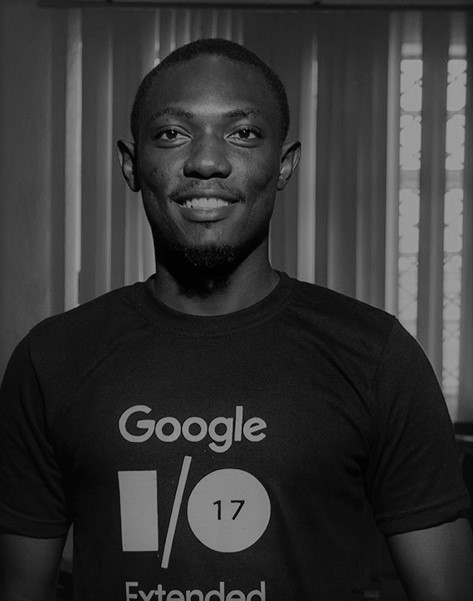
#> input picture images/lv.jpg, 473 x 601 px
$ python detectFaceEye.py
#> lines starting #> are read from the running program, lines starting #| are printed output that depends on the picture; after the words box and inside, x2 and y2 are one past the last pixel; in counts of white or black regions, pixels touching at a corner belong together
import cv2

face_classifier = cv2.CascadeClassifier('haar/haarcascade_frontalface_default.xml')
eye_classifier = cv2.CascadeClassifier('haar/haarcascade_eye.xml')
image = cv2.imread("images/lv.jpg")
#> image is the input picture: shape (601, 473, 3); min 0, max 164, mean 51.7

gray = cv2.cvtColor(image, cv2.COLOR_BGR2GRAY)

faces = face_classifier.detectMultiScale(gray, 1.3, 5)
#> faces = [[182, 467, 89, 89], [126, 70, 163, 163]]

if faces is ():
    print("No face found")

for(x,y,w,h) in faces:
    cv2.rectangle(image, (x,y), (x+w, y+h), (127,25,155), 2)
    #cv2.imshow("Face n Eye", image)
    #cv2.waitKey(0)

    #finding eyes within region of interest
    roi_gray = gray[y:y+h, x:x+w]
    roi_color = image[y:y+h, x:x+w]

    eyes = eye_classifier.detectMultiScale(roi_gray)

    for(ex,ey,ew,eh) in eyes:
        cv2.rectangle(roi_color,(ex, ey), (ex+ew, ey+eh), (255, 255, 0), 2)
        print("x "+ str(ex) +" y "+ str(ey) +" w "+str(ew)+" h "+str(eh))
        cX, cY = int(ex+ew/2), int(ey+eh/2)
        #print("WidthC " + str(cX) + " HeightC " + str(cY))
        cv2.circle(roi_color,(cX, cY), eh, (125,75,62), 4)
        cv2.imshow('Eyes', image)
        cv2.waitKey(0)
        cv2.imwrite("face_n_eye.jpg", image)
#> this loop made 2 passes
#> (x, y, w, h, eyes) on pass 2: (126, 70, 163, 163, [[94, 41, 46, 46], [22, 40, 50, 50]])
#| x 94 y 41 w 46 h 46
#| x 22 y 40 w 50 h 50
#> pass 1, `roi_gray = gray[y:y+h, x:x+w]`:
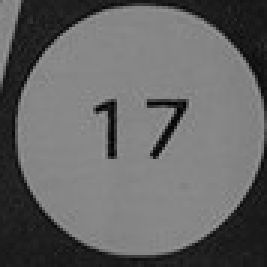
#> roi_gray: shape (89, 89) (shown 3 times larger); min 0, max 154, mean 100.9
#> pass 1, `roi_color = image[y:y+h, x:x+w]`:
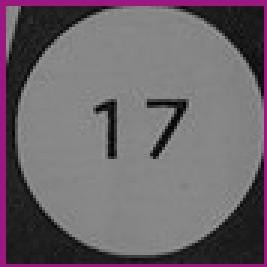
#> roi_color: shape (89, 89, 3) (shown 3 times larger); mean B, G, R 106.5, 99.8, 108.4
#> pass 2, `roi_gray = gray[y:y+h, x:x+w]`:
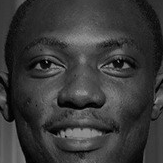
#> roi_gray: shape (163, 163); min 0, max 158, mean 57
#> pass 2, `roi_color = image[y:y+h, x:x+w]`:
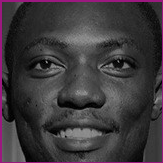
#> roi_color: shape (163, 163, 3); mean B, G, R 59.6, 55.8, 60.6
#> after the loop:
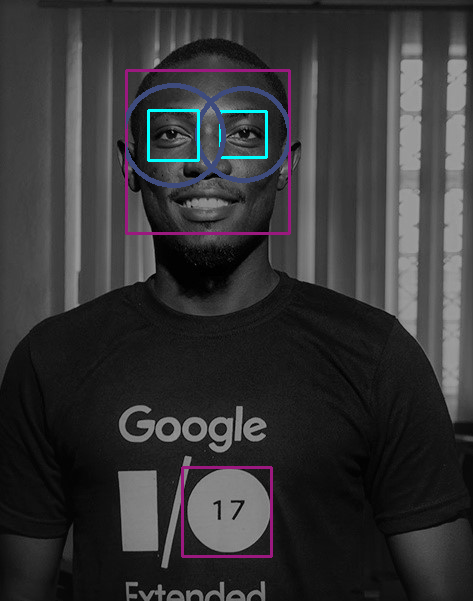
#> image: shape (601, 473, 3); 2.33% of pixels changed, all inside (x1, y1, x2, y2) = (125, 69, 291, 558)
#> after the loop:
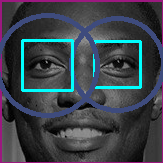
#> roi_color: shape (163, 163, 3); 13.9% of pixels changed, all inside (x1, y1, x2, y2) = (0, 13, 163, 118)

cv2.destroyAllWindows()
